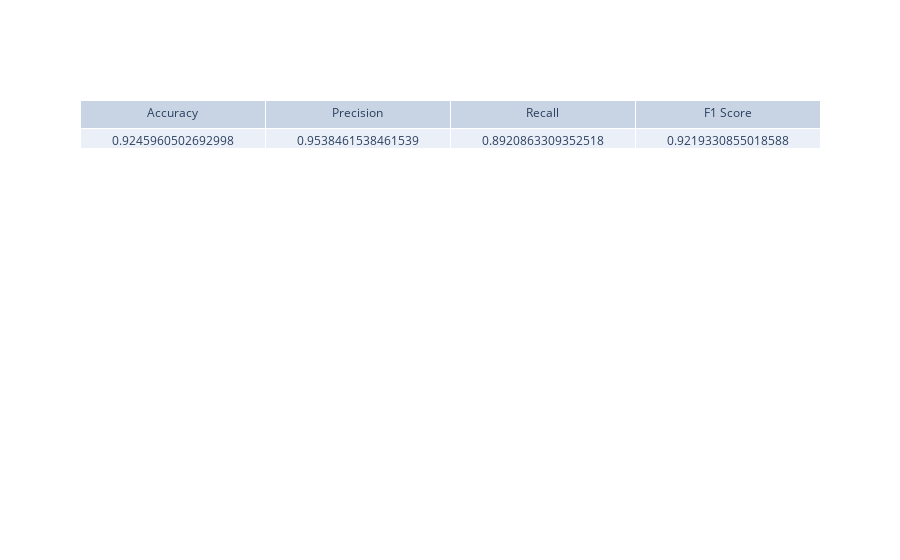

Notebook source saved alongside this figure:
### Code cell
from sklearn.metrics import precision_score, recall_score, f1_score
import plotly.graph_objects as go
y_pred = rf.predict(X_test)

print('Accuracy :',accuracy_score(y_test, y_pred))
print('Confusion Matrix :',confusion_matrix(y_test, y_pred))

fig = go.Figure(data=[go.Table(header=dict(values=['Accuracy', 'Precision', 'Recall', 'F1 Score']),
                    cells=dict(values=[accuracy_score(y_test, y_pred), precision_score(y_test, y_pred), recall_score(y_test, y_pred), f1_score(y_test, y_pred)]))
                        ])
fig.show()

### Figure 1 — Plotly figure (JSON) as saved in the notebook; plotly's stock layout.template omitted (floating-point values rounded to 4 significant figures)
{"data": [{"cells": {"values": [0.9246, 0.9538, 0.8921, 0.9219]}, "header": {"values": ["Accuracy", "Precision", "Recall", "F1 Score"]}, "type": "table"}], "layout": {}}
